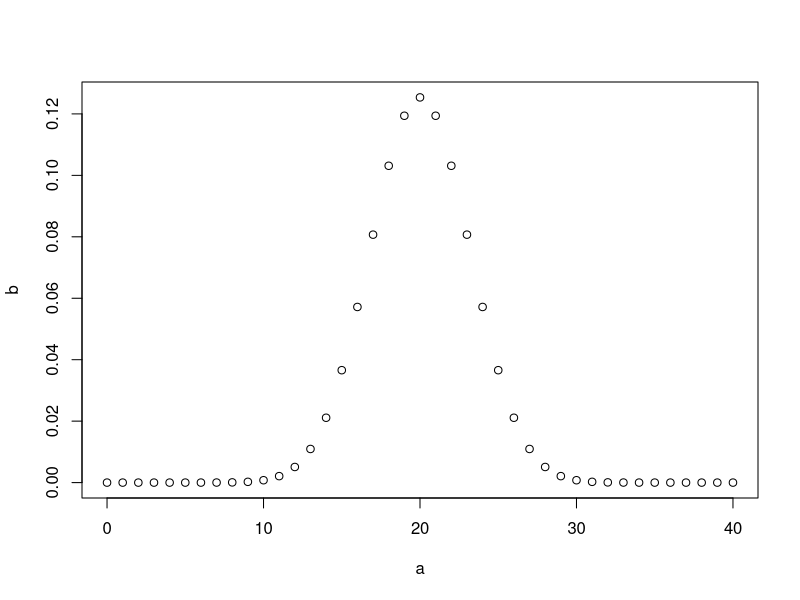

Write R code to recreate this figure.
#pbinom
a<-pbinom(25,40,0.5)
print(a)

#dbinom
a<-seq(0,40,by=1)
b<-dbinom(a,40,0.5)
png(file="dbinom.png")
plot(a,b)
dev.off()

#qbinom
a<-qbinom(0.25,40,0.2)
print(a)

#rbinom
a<-rbinom(6.1,40,0.4)
print(a)